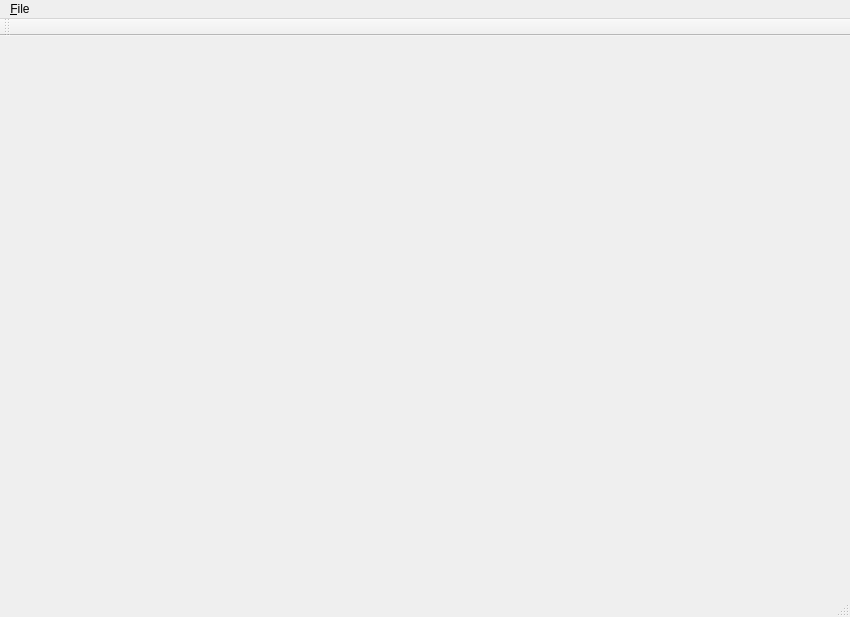
<?xml version="1.0" encoding="UTF-8"?>
<ui version="4.0">
 <class>MainWindow</class>
 <widget class="QMainWindow" name="MainWindow">
  <property name="geometry">
   <rect>
    <x>0</x>
    <y>0</y>
    <width>850</width>
    <height>617</height>
   </rect>
  </property>
  <property name="windowTitle">
   <string>Oscilloscope Viewer</string>
  </property>
  <widget class="QWidget" name="centralWidget">
   <layout class="QVBoxLayout" name="verticalLayout">
    <item>
     <widget class="QCustomPlot" name="graphingView" native="true"/>
    </item>
   </layout>
  </widget>
  <widget class="QMenuBar" name="menuBar">
   <property name="geometry">
    <rect>
     <x>0</x>
     <y>0</y>
     <width>850</width>
     <height>20</height>
    </rect>
   </property>
   <widget class="QMenu" name="menu_File">
    <property name="title">
     <string>&amp;File</string>
    </property>
    <addaction name="action_Open_CSV"/>
   </widget>
   <addaction name="menu_File"/>
  </widget>
  <widget class="QToolBar" name="mainToolBar">
   <attribute name="toolBarArea">
    <enum>TopToolBarArea</enum>
   </attribute>
   <attribute name="toolBarBreak">
    <bool>false</bool>
   </attribute>
  </widget>
  <widget class="QStatusBar" name="statusBar"/>
  <action name="action_Open_CSV">
   <property name="text">
    <string>&amp;Open CSV</string>
   </property>
  </action>
 </widget>
 <layoutdefault spacing="6" margin="11"/>
 <customwidgets>
  <customwidget>
   <class>QCustomPlot</class>
   <extends>QWidget</extends>
   <header>qcustomplot.h</header>
   <container>1</container>
  </customwidget>
 </customwidgets>
 <resources/>
 <connections/>
</ui>
